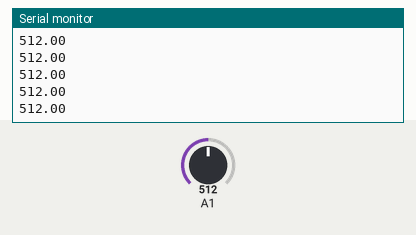
Recording of a sketch running on a simulated Arduino Uno, built with avr-gcc and run on an emulated ATmega328P. On the bench: the last lines printed to the serial monitor. The test bench sets the inputs (shaded band); at power-on: A1 = 512.

Above: at 1.2 s.
1.3 s: A1 set to 716
At 1.31 s:
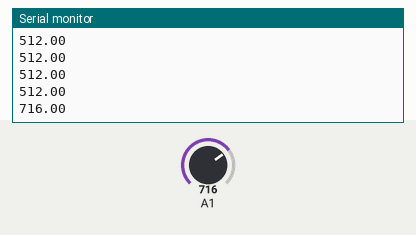
2.8 s: A1 set to 900
At 2.82 s:
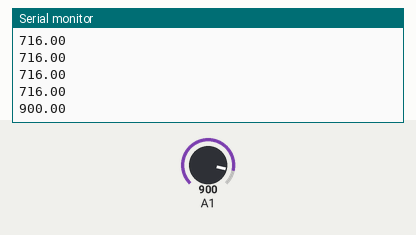
Timing chart, 0 to 5.8 s (numbered marks = the images above; inputs shaded):
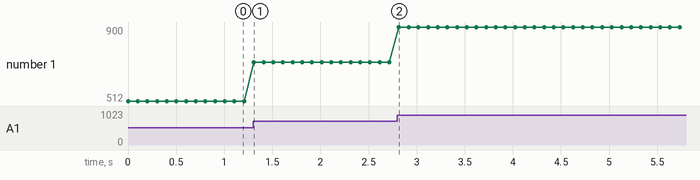

The sketch:

Tachometer_V1.ino
```cpp
float sensorValue = 0;
int oldTime = 0;
int rpm;
int time;
void setup() {
  // put your setup code here, to run once:
  Serial.begin(9600);
 pinMode(A1,INPUT);
}

void loop() {
  // put your main code here, to run repeatedly:
  sensorValue = analogRead(A1);
  time = millis() - oldTime;
  oldTime = millis();
  Serial.println(sensorValue);
  delay(100);
}
```

Measured:
- after the input at 1.3 s, the serial monitor: prints a new line at once (image 1)
- after the input at 2.8 s, the serial monitor: prints a new line at once (image 2)
- plotted number 1: 512 → 716 after the input at 1.3 s, 716 → 900 after the input at 2.8 s
